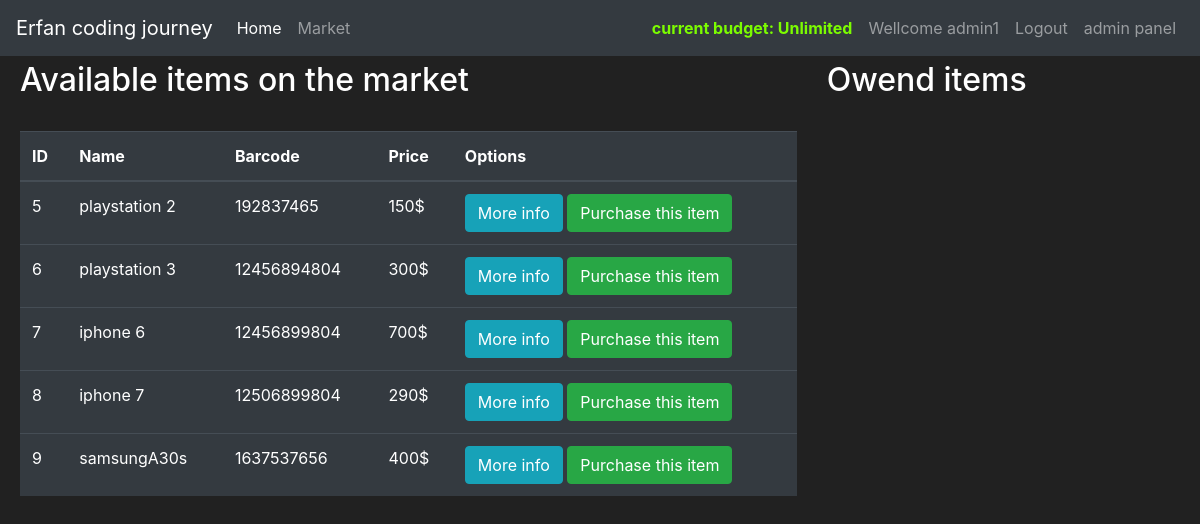
Page /Market (signed in) on the earlier database version.
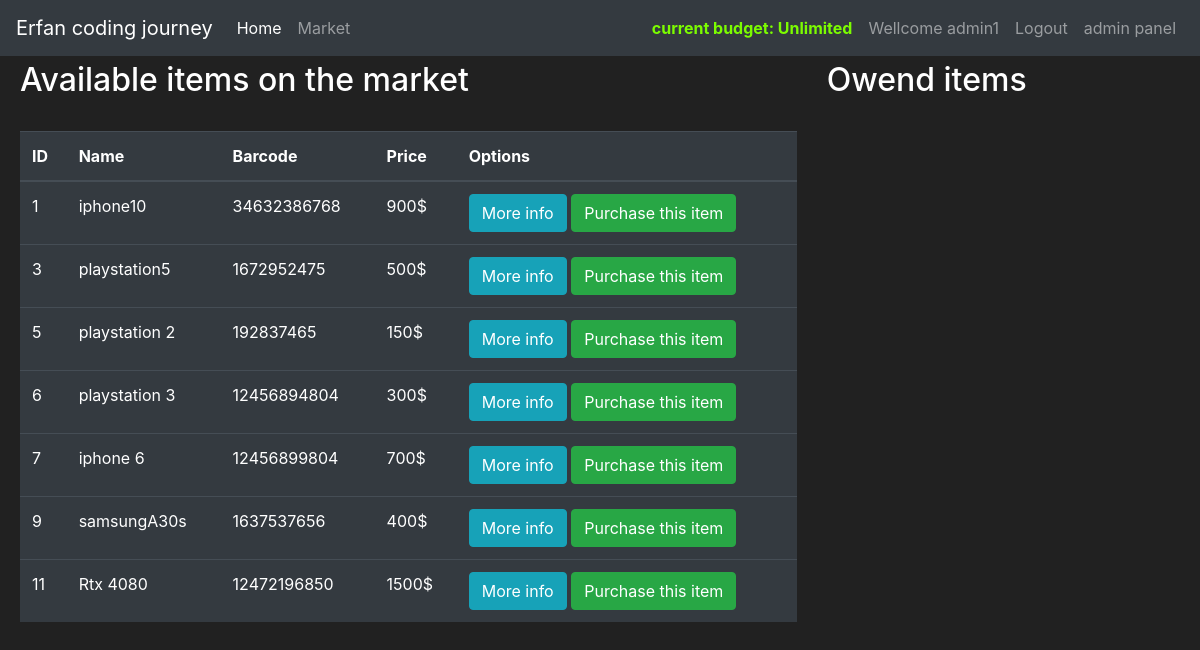
Same page on the later database version.
### market/models.py (models this page shows, shortened)
class User(db.Model,UserMixin):
    id = db.Column(db.Integer(),primary_key = True)
    username = db.Column(db.String(length = 30),nullable = False,unique = True)
    email_address = db.Column(db.String(length = 50),nullable = False,unique = True)
    password_hash = db.Column(db.String(length = 60),nullable = False,unique = False)
    budget = db.Column(db.Integer(), nullable = False,default = 1000)
    items = db.relationship('Item',backref = "owend_user",lazy = True)
    @property
    @property
    def password(self):
        return self.password

class Item(db.Model):
    id = db.Column(db.Integer(),primary_key = True)
    name = db.Column(db.String(length = 30), nullable = False,unique = True)
    Price = db.Column(db.Integer(), nullable = False)
    barcode = db.Column(db.String(length = 12), nullable = False,unique = True)
    description = db.Column(db.String(length = 1024),nullable = False,unique = True)
    owner = db.Column(db.Integer(),db.ForeignKey("user.id"))

### market/route.py (the view, shortened to what this page needs)
@app.route('/Market',methods = ["GET","POST"])
@login_required
def market_page():
    purchase_form = PurchaseItemForm()
    sellForm = SellItemForm()
    if request.method == "GET":
        items = Item.query.filter_by(owner=None)
        owend_items = Item.query.filter_by(owner = current_user.id)
        return render_template('market.html',items = items , purchase_form=purchase_form,owend_items=owend_items , sellForm = sellForm)

### market/models.py (called while the page is built)
@login_manager.user_loader
def load_user(user_id):
    return User.query.get(int(user_id))

### market/templates/market.html (shortened to what this page needs)
{%extends "base.html"%}
{% block content %}
<div class="row" style="margin-top: 5px;margin-left: 5px;">
    <div class="col-8">
        <h2>Available items on the market</h2>
        <br>
        <table class="table table-hover table-dark">
            <thead>
                <tr>
                    <th scope="col">ID</th>
                    <th scope="col">Name</th>
                    <th scope="col">Barcode</th>
                    <th scope="col">Price</th>
                    <th scope="col">Options</th>
                </tr>
            </thead>
            <tbody>
                    {% for item in items %}
                        <tr>
                            <td>{{item.id}}</td>
                            <td>{{item.name}}</td>
                            <td>{{item.barcode}}</td>
                            <td>{{item.Price}}$</td>
                            <td>
                                <button class="btn btn-outline btn-info" data-toggle="modal" data-target="#Modal-MoreInfo-{{ item.id }}">More info</button>
                                <button class="btn btn-outline btn-success" data-toggle="modal" data-target="#Modal-PurchaseConfirm-{{item.id}}">Purchase this item</button>
                            </td>
                        </tr>
                    {% endfor %}
            </tbody>
        </table>
    </div>
    <div class="col-4">
        <h2>Owend items</h2>
        <br>
    </div>
</div>
{% endblock %}

### market/templates/base.html (shortened to what this page needs)
<!doctype html>
<html lang="en">
   <head>
      <link rel="stylesheet" href="https://cdn.jsdelivr.net/npm/bootstrap@4.5.3/dist/css/bootstrap.min.css">
   </head>
   <body>
    <nav class="navbar navbar-expand-md navbar-dark bg-dark">
      <a class="navbar-brand" href="#">Erfan coding journey</a>
        <div class="collapse navbar-collapse" id="navbarNav">
          <ul class="navbar-nav mr-auto">
            <li class="nav-item active">
                <a class="nav-link" href="{{ url_for('home_page') }}">Home <span class="sr-only">(current)</span></a>
            </li>
            <li class="nav-item">
                <a class="nav-link" href="{{ url_for('market_page') }}">Market</a>
            </li>
        </ul>
          {% if current_user.username == "admin1" %}
            <ul class="navbar-nav">
              <li class="nav-item">
                <a class="nav-link" style="color: lawngreen; font-weight: bold;">
                current budget: Unlimited
                </a>
                </li>
              <li class="nav-item">
                <a class="nav-link">Wellcome {{ current_user.username }}</a>
              </li>
              <li class="nav-item">
                <a class="nav-link" href="{{ url_for('logout_page') }}">Logout</a>
              </li>
              <li class="nav-item">
                <a class="nav-link" href="{{ url_for('admin_page') }}">admin panel</a>
              </li>
            </ul>
          {% endif %}
        </div>
    </nav>
         {% block content %}
         {% endblock %}
   </body>
</html>

### market/templates/base.html (style rules this page uses)
body { background-color: #212121; color: white }

Differences in the rows shown:
no longer on this page (row edited): Item: id "8", name "iphone 7", barcode "12506899804", Price "290"
now on this page (row edited): Item: id "1", name "iphone10", barcode "34632386768", Price "900"
now on this page (row edited): Item: id "3", name "playstation5", barcode "1672952475", Price "500"
added Item: id "11", name "Rtx 4080", barcode "12472196850", Price "1500"
